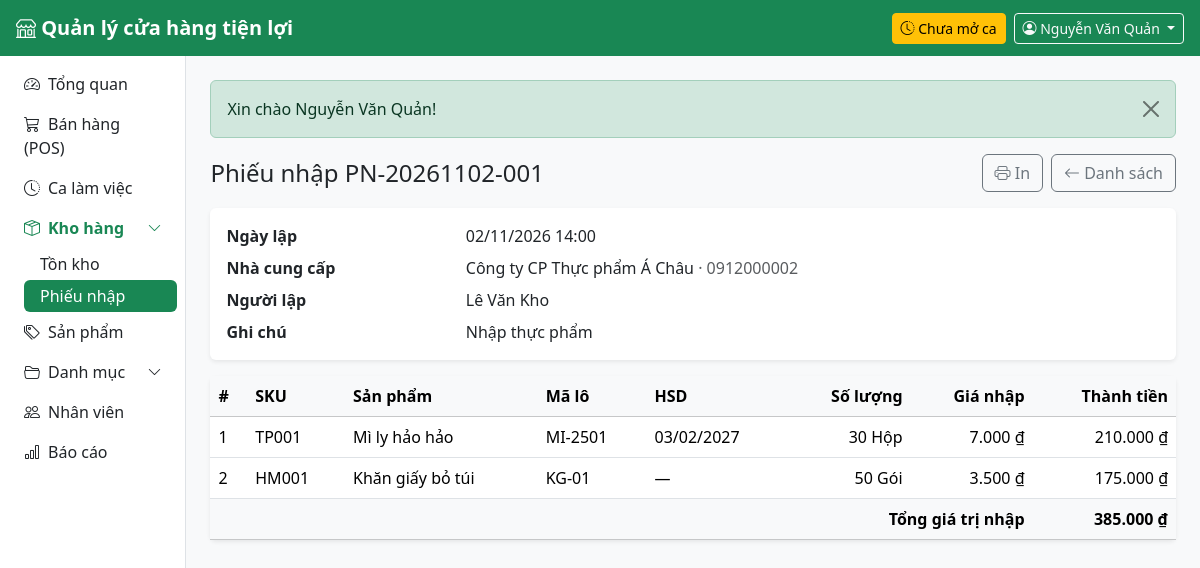
Screenshot of /public/receipts/2 (signed in) with the database file from the repository.
### tables this page shows
CREATE TABLE users (
    id            INT UNSIGNED AUTO_INCREMENT PRIMARY KEY,
    store_id      INT UNSIGNED NOT NULL,
    role_id       TINYINT UNSIGNED NOT NULL,
    username      VARCHAR(50) NOT NULL UNIQUE,
    password_hash VARCHAR(255) NOT NULL,
    full_name     VARCHAR(100) NOT NULL,
    phone         VARCHAR(20),
    email         VARCHAR(100),
    is_active     TINYINT(1) NOT NULL DEFAULT 1,
    last_login_at DATETIME NULL,
    created_at    DATETIME NOT NULL DEFAULT CURRENT_TIMESTAMP,
    CONSTRAINT fk_users_store FOREIGN KEY (store_id) REFERENCES stores(id),
    CONSTRAINT fk_users_role  FOREIGN KEY (role_id)  REFERENCES roles(id)
);

CREATE TABLE goods_receipts (
    id           INT UNSIGNED AUTO_INCREMENT PRIMARY KEY,
    code         VARCHAR(30) NOT NULL UNIQUE,
    store_id     INT UNSIGNED NOT NULL,
    supplier_id  INT UNSIGNED NOT NULL,
    user_id      INT UNSIGNED NOT NULL,
    note         VARCHAR(255),
    created_at   DATETIME NOT NULL DEFAULT CURRENT_TIMESTAMP,
    CONSTRAINT fk_receipts_store    FOREIGN KEY (store_id)    REFERENCES stores(id),
    CONSTRAINT fk_receipts_supplier FOREIGN KEY (supplier_id) REFERENCES suppliers(id),
    CONSTRAINT fk_receipts_user     FOREIGN KEY (user_id)     REFERENCES users(id)
);

CREATE TABLE suppliers (
    id          INT UNSIGNED AUTO_INCREMENT PRIMARY KEY,
    name        VARCHAR(150) NOT NULL,
    contact     VARCHAR(100),
    phone       VARCHAR(20),
    email       VARCHAR(100),
    address     VARCHAR(255),
    is_active   TINYINT(1) NOT NULL DEFAULT 1
);

CREATE TABLE product_batches (
    id            INT UNSIGNED AUTO_INCREMENT PRIMARY KEY,
    store_id      INT UNSIGNED NOT NULL,
    product_id    INT UNSIGNED NOT NULL,
    batch_code    VARCHAR(50) NOT NULL,
    expiry_date   DATE NULL,
    cost_price    DECIMAL(12,0) NOT NULL CHECK (cost_price >= 0),
    qty_received  INT UNSIGNED NOT NULL,
    qty_remaining INT UNSIGNED NOT NULL,
    received_at   DATETIME NOT NULL DEFAULT CURRENT_TIMESTAMP,
    CONSTRAINT fk_batches_store   FOREIGN KEY (store_id)   REFERENCES stores(id),
    CONSTRAINT fk_batches_product FOREIGN KEY (product_id) REFERENCES products(id),
    INDEX idx_batches_fefo (product_id, expiry_date)
);

CREATE TABLE products (
    id           INT UNSIGNED AUTO_INCREMENT PRIMARY KEY,
    sku          VARCHAR(30) NOT NULL UNIQUE,
    barcode      VARCHAR(30) UNIQUE,
    name         VARCHAR(150) NOT NULL,
    category_id  INT UNSIGNED NOT NULL,
    unit_id      INT UNSIGNED NOT NULL,
    sale_price   DECIMAL(12,0) NOT NULL CHECK (sale_price >= 0),
    min_stock    INT UNSIGNED NOT NULL DEFAULT 10,
    image        VARCHAR(255),
    is_active    TINYINT(1) NOT NULL DEFAULT 1,
    created_at   DATETIME NOT NULL DEFAULT CURRENT_TIMESTAMP,
    CONSTRAINT fk_products_category FOREIGN KEY (category_id) REFERENCES categories(id),
    CONSTRAINT fk_products_unit     FOREIGN KEY (unit_id)     REFERENCES units(id)
);

CREATE TABLE units (
    id          INT UNSIGNED AUTO_INCREMENT PRIMARY KEY,
    name        VARCHAR(50) NOT NULL UNIQUE         
);

### app/Views/receipts/show.php (the view, shortened to what the rows shown need)
<div class="d-flex flex-wrap justify-content-between align-items-center gap-2 mb-3">
    <h1 class="h4 mb-0">Phiếu nhập <?= e($receipt['code']) ?></h1>
    <div class="d-flex gap-2 no-print">
        <button type="button" class="btn btn-outline-secondary" onclick="window.print()"><i class="bi bi-printer"></i> In</button>
        <a href="<?= url('/receipts') ?>" class="btn btn-outline-secondary"><i class="bi bi-arrow-left"></i> Danh sách</a>
    </div>
</div>
<div class="card border-0 shadow-sm mb-3">
    <div class="card-body">
        <dl class="row mb-0">
            <dt class="col-sm-3">Ngày lập</dt>
            <dd class="col-sm-9"><?= e(date('d/m/Y H:i', strtotime($receipt['created_at']))) ?></dd>
            <dt class="col-sm-3">Nhà cung cấp</dt>
            <dd class="col-sm-9">
                <?= e($receipt['supplier_name']) ?>
                <?php if ($receipt['supplier_phone'] !== null): ?><span class="text-muted">· <?= e($receipt['supplier_phone']) ?></span><?php endif; ?>
            </dd>
            <dt class="col-sm-3">Người lập</dt>
            <dd class="col-sm-9"><?= e($receipt['user_name']) ?></dd>
            <dt class="col-sm-3">Ghi chú</dt>
            <dd class="col-sm-9 mb-0"><?= ($receipt['note'] ?? '') !== '' ? e($receipt['note']) : '—' ?></dd>
        </dl>
    </div>
</div>
<div class="card border-0 shadow-sm">
    <div class="table-responsive">
        <table class="table align-middle mb-0">
            <thead class="table-light">
                <tr>
                    <th>#</th>
                    <th>SKU</th>
                    <th>Sản phẩm</th>
                    <th>Mã lô</th>
                    <th>HSD</th>
                    <th class="text-end">Số lượng</th>
                    <th class="text-end">Giá nhập</th>
                    <th class="text-end">Thành tiền</th>
                </tr>
            </thead>
            <tbody>
            <?php foreach ($items as $n => $i): ?>
                <tr>
                    <td><?= $n + 1 ?></td>
                    <td class="text-nowrap"><?= e($i['sku']) ?></td>
                    <td><?= e($i['product_name']) ?></td>
                    <td><?= e($i['batch_code']) ?></td>
                    <td class="text-nowrap"><?= $i['expiry_date'] === null ? '—' : e(date('d/m/Y', strtotime($i['expiry_date']))) ?></td>
                    <td class="text-end"><?= e($i['qty_received']) ?> <?= e($i['unit_name']) ?></td>
                    <td class="text-end text-nowrap"><?= money($i['cost_price']) ?></td>
                    <td class="text-end text-nowrap"><?= money($i['cost_price'] * $i['qty_received']) ?></td>
                </tr>
            <?php endforeach; ?>
            </tbody>
            <tfoot>
                <tr class="table-light">
                    <th colspan="7" class="text-end">Tổng giá trị nhập</th>
                    <th class="text-end text-nowrap"><?= money($total) ?></th>
                </tr>
            </tfoot>
        </table>
    </div>
</div>

### app/Core/Router.php (shortened to what the rows shown need)
<?php
class Router
{
    private array $routes = [];
    private function add(string $method, string $path, array $action, ?array $roles): void
    {
        $this->routes[] = compact('method', 'pattern', 'action', 'roles');
    }
    public function dispatch(string $method, string $uri): void
    {
        $path = parse_url($uri, PHP_URL_PATH) ?? '/';
        $base = App::basePath();
        if ($base !== '' && str_starts_with($path, $base)) {
            $path = substr($path, strlen($base));
        }
        $path = '/' . trim(preg_replace('#^/index\.php#', '', $path), '/');
        foreach ($this->routes as $route) {
            if ($route['method'] !== $method || !preg_match($route['pattern'], $path, $m)) {
                continue;
            }
            if ($route['roles'] !== null) {
                Auth::requireLogin();
            }
            [$class, $fn] = $route['action'];
            $params = array_filter($m, 'is_string', ARRAY_FILTER_USE_KEY);
            (new $class())->$fn(...$params);
            return;
        }
    }
}

### app/Views/layouts/main.php (shortened to what the rows shown need)
<?php
$user = Auth::user();
$menu = [
    ['/',          'speedometer2', 'Tổng quan',     ['admin', 'cashier', 'warehouse']],
    ['/pos',       'cart3',        'Bán hàng (POS)', ['admin', 'cashier']],
    ['/shifts',    'clock-history', 'Ca làm việc',   ['admin', 'cashier']],
    ['#warehouse', 'box-seam',     'Kho hàng',       ['admin', 'warehouse'], [
        ['/inventory', 'Tồn kho'],
        ['/receipts',  'Phiếu nhập'],
    ]],
    ['/products',  'tags',         'Sản phẩm',       ['admin']],
    ['#catalog',   'folder2-open', 'Danh mục',       ['admin'], [
        ['/categories', 'Loại hàng'],
        ['/units',      'Đơn vị tính'],
        ['/suppliers',  'Nhà cung cấp'],
    ]],
    ['/users',     'people',       'Nhân viên',      ['admin']],
    ['/reports',   'bar-chart',    'Báo cáo',        ['admin']],
];
?>
<!doctype html>
<html lang="vi">
<head>
    <link rel="stylesheet" href="https://cdn.jsdelivr.net/npm/bootstrap@5.3.3/dist/css/bootstrap.min.css">
    <link rel="stylesheet" href="https://cdn.jsdelivr.net/npm/bootstrap-icons@1.11.3/font/bootstrap-icons.min.css">
    <link rel="stylesheet" href="<?= asset('css/app.css') ?>">
</head>
<body class="bg-body-tertiary">
<nav class="navbar navbar-dark bg-success sticky-top px-3">
    <a class="navbar-brand fw-semibold me-auto" href="<?= url('/') ?>">
        <i class="bi bi-shop"></i> <?= e(App::config('app.name')) ?>
    </a>
    <?php if (Auth::hasRole('admin', 'cashier')): ?>
        <?php $myShift = (new Shift())->findOpenByUser((int) $user['id']); ?>
        <a href="<?= url('/shifts') ?>" class="btn btn-sm me-2 <?= $myShift ? 'btn-light text-success' : 'btn-warning' ?>">
            <i class="bi bi-clock-history"></i>
            <?= $myShift ? 'Ca mở từ ' . e(date('H:i', strtotime($myShift['opened_at']))) : 'Chưa mở ca' ?>
        </a>
    <?php endif; ?>
    <div class="dropdown">
        <button class="btn btn-outline-light btn-sm dropdown-toggle" data-bs-toggle="dropdown">
            <i class="bi bi-person-circle"></i>
            <span class="d-none d-sm-inline"><?= e($user['full_name']) ?></span>
        </button>
    </div>
</nav>
<div class="d-flex">
    <aside class="offcanvas-lg offcanvas-start sidebar bg-white border-end" id="sidebar" tabindex="-1">
        <nav class="nav nav-pills flex-column p-2">
            <?php foreach ($menu as $i => $item): ?>
                <?php
                [$href, $icon, $label, $roles] = $item;
                $children = $item[4] ?? [];
                ?>
                <?php if ($children): ?>
                    <?php $open = array_filter($children, fn($c) => active($c[0]) !== ''); ?>
                    <a class="nav-link d-flex justify-content-between align-items-center <?= $open ? 'fw-semibold text-success' : '' ?>"
                       data-bs-toggle="collapse" href="#menu-group-<?= $i ?>" role="button"
                       aria-expanded="<?= $open ? 'true' : 'false' ?>" aria-controls="menu-group-<?= $i ?>">
                        <span><i class="bi bi-<?= $icon ?> me-2"></i><?= e($label) ?></span>
                        <i class="bi bi-chevron-down small"></i>
                    </a>
                    <div class="collapse <?= $open ? 'show' : '' ?>" id="menu-group-<?= $i ?>">
                        <div class="nav flex-column ms-3">
                            <?php foreach ($children as [$childHref, $childLabel]): ?>
                                <a class="nav-link py-1 <?= active($childHref) ?>" href="<?= url($childHref) ?>">
                                    <?= e($childLabel) ?>
                                </a>
                            <?php endforeach; ?>
                        </div>
                    </div>
                <?php else: ?>
                    <a class="nav-link <?= active($href) ?>" href="<?= url($href) ?>">
                        <i class="bi bi-<?= $icon ?> me-2"></i><?= e($label) ?>
                    </a>
                <?php endif; ?>
            <?php endforeach; ?>
        </nav>
    </aside>
    <main class="flex-grow-1 p-3 p-md-4 min-vw-0">
        <?php foreach (Session::pullFlash() as $f): ?>
            <div class="alert alert-<?= e($f['type']) ?> alert-dismissible fade show">
                <?= e($f['message']) ?>
                <button type="button" class="btn-close" data-bs-dismiss="alert"></button>
            </div>
        <?php endforeach; ?>
        <?= $content ?>
    </main>
</div>
</body>
</html>

### rows the page displays
users: full_name "Nguyễn Văn Quản"
goods_receipts: code "PN-20261102-001", created_at "02/11/2026 14:00", supplier.name "Công ty CP Thực phẩm Á Châu", supplier.phone "0912000002", user.full_name "Lê Văn Kho", note "Nhập thực phẩm"
product_batches: product.sku "TP001", product.name "Mì ly hảo hảo", batch_code "MI-2501", expiry_date "03/02/2027", qty_received "30", units.name "Hộp", cost_price "7.000 ₫", money($i['cost_price'] * $i['qty_received']) "210.000 ₫"
product_batches: product.sku "HM001", product.name "Khăn giấy bỏ túi", batch_code "KG-01", qty_received "50", units.name "Gói", cost_price "3.500 ₫", money($i['cost_price'] * $i['qty_received']) "175.000 ₫"

### other values shown
$label "Tổng quan"
$label "Bán hàng (POS)"
$label "Ca làm việc"
$label "Kho hàng"
$childLabel "Tồn kho"
$childLabel "Phiếu nhập"
$label "Sản phẩm"
$label "Danh mục"
$label "Nhân viên"
$label "Báo cáo"
$f['message'] "Xin chào Nguyễn Văn Quản!"
